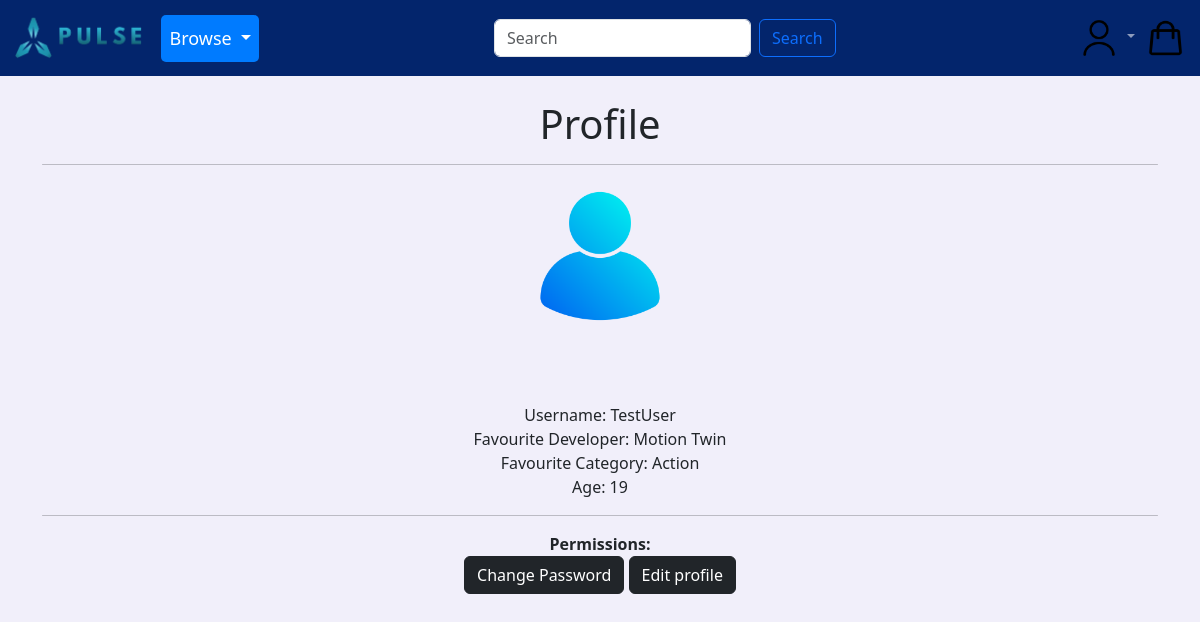
Screenshot of /profile/7/ (signed in) with the database file from the repository.
### users/models.py (models this page shows, shortened)
class CustomUser(AbstractUser):
    age = models.PositiveIntegerField(null=True, blank=True)

class Profile(models.Model):
    user = models.OneToOneField(
        get_user_model(),
        null=True,
        on_delete=models.CASCADE,
    )
    date_of_birth = models.DateField(blank=True, null=True)
    Developer = models.ForeignKey(Developer, on_delete=models.CASCADE, null=True)
    Category = models.ForeignKey(Category, on_delete=models.CASCADE, null=True)

### pages/models.py (models this page shows, shortened)
class Developer(models.Model):
    id = models.UUIDField(
        primary_key=True,
        default=uuid.uuid4,
        editable=False)
    name = models.CharField(max_length=250, unique=True)
    class Meta:
        ordering = ('name',)
        verbose_name = 'developer'
        verbose_name_plural = 'developers'
    def __str__(self):
        return self.name

class Category(models.Model):
    id = models.UUIDField(
        primary_key=True,
        default=uuid.uuid4,
        editable=False)
    name = models.CharField(max_length=250, unique=True)
    description = models.TextField(blank=True)
    image = models.ImageField(upload_to='covers/', blank=True)
    class Meta:
        ordering = ('name',)
        verbose_name = 'category'
        verbose_name_plural = 'categories'
    def __str__(self):
        return self.name

### users/views.py (the view)
# urls.py: path('profile/<int:pk>/', ProfilePageView.as_view(), name='user_profile'),
class ProfilePageView(DetailView):
    model = Profile
    template_name = 'registration/user_profile.html'

### cart/context_processors.py (called while the page is built)
def counter(request):
    item_count = 0
    if 'admin' in request.path:
        return {}
    else:
        try:
            cart = Cart.objects.filter(cart_id=_cart_id(request))
            cart_items = CartItem.objects.all().filter(cart=cart[:1])
            for cart_item in cart_items:
                item_count += cart_item.quantity
        except Cart.DoesNotExist:
            item_count = 0
    return {'item_count':item_count}

### cart/views.py (called while the page is built)
def _cart_id(request):
    cart = request.session.session_key
    if not cart:
        cart = request.session.create()
    return cart

### users/context_processors.py (called while the page is built)
def user_groups(request):
    if request.user.is_authenticated:
        return {'is_manager': request.user.groups.filter(name='Manager').exists()}
    return {'is_manager': False}

### templates/registration/user_profile.html (shortened to what this page needs)
{% extends 'base.html' %}
{% load static %}
{% block content %}
    <br>
    <div class="text-center">
        <h1>Profile</h1>
        <hr class="rounded">
        <img src="{% static 'images/icon1.png' %}" alt="" height="150rem" width="150rem">
    </div>
    <br>
    <br>
    <div class="text-center">
    <br>
        Username: {{ user.profile.user }}
    <br/>
        Favourite Developer: {{ user.profile.Developer }}
        <br>
        Favourite Category: {{ user.profile.Category }}
        <br>
        Age: {{ user.age }}
        <br>
        <hr class="rounded">
        <strong>Permissions:</strong>
        <br>
        <a href="{% url 'password_change' %}"><button class = "btn btn-dark">Change Password</button></a>
        <a href="{% url 'edit_profile' user.profile.pk %}"><button class="btn btn-dark">Edit profile</button></a>
    </div>
{% endblock content %}

### static/css/style.css (style rules this page uses)
body { background-color: #F1EFFA; }

### rows the page displays
CustomUser: profile.user "TestUser", profile.Developer "Motion Twin", profile.Category "Action", age "19"
